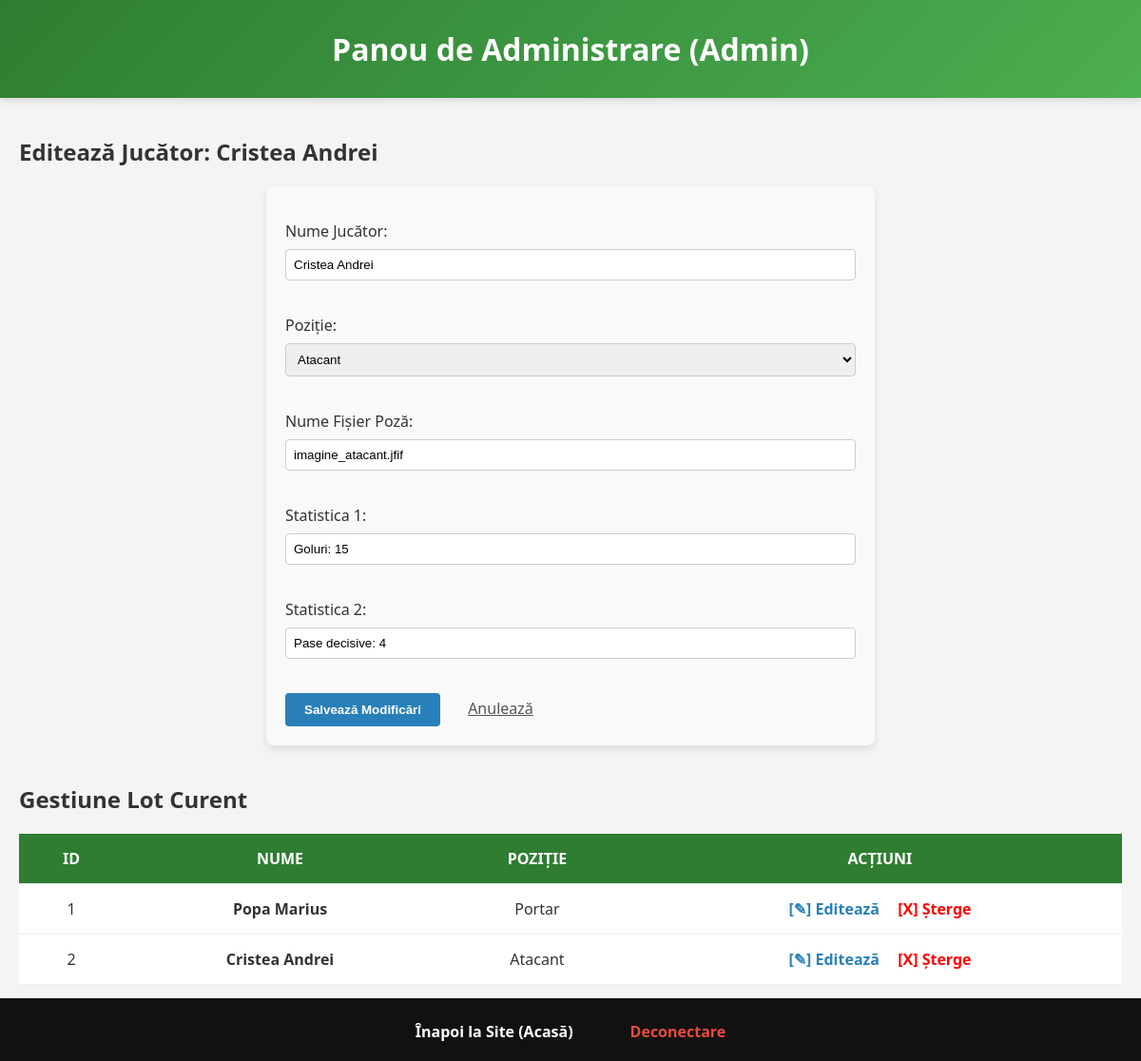
/administrare.php?editeaza=2 (signed in), run on the app's committed database.
### tables this page shows
CREATE TABLE `jucatori` (
  `id` int(11) NOT NULL,
  `nume_jucator` varchar(100) NOT NULL,
  `pozitie` varchar(50) NOT NULL,
  `poza` varchar(255) NOT NULL,
  `statistica1` varchar(100) NOT NULL,
  `statistica2` varchar(100) NOT NULL
);

### administrare.php (the view, shortened to what this page needs)
<?php
require_once 'conexiune.php';
$jucator_de_editat = null;
if (isset($_GET['editeaza'])) {
    $id_de_editat = intval($_GET['editeaza']);
    $sql_get_jucator = "SELECT * FROM jucatori WHERE id = $id_de_editat";
    $rezultat = mysqli_query($conn, $sql_get_jucator);
    if (mysqli_num_rows($rezultat) == 1) {
        $jucator_de_editat = mysqli_fetch_assoc($rezultat);
    }
}
$sql_jucatori = "SELECT * FROM jucatori";
$rezultat_jucatori = mysqli_query($conn, $sql_jucatori);
?>
<!DOCTYPE html>
<html lang="ro">
<head>
    <link rel="stylesheet" href="stil.css">
</head>
<body>
    <header>
        <h1>Panou de Administrare (Admin)</h1>
    </header>
    <nav>
        <ul class="menu-principal">
            <li><a href="index.php">Înapoi la Site (Acasă)</a></li>
            <li><a href="logout.php" style="color: #e74c3c;">Deconectare</a></li>
        </ul>
    </nav>
    <main>
        <section>
            <h2><?php echo $jucator_de_editat ? "Editează Jucător: " . $jucator_de_editat['nume_jucator'] : "Adaugă Jucător Nou"; ?></h2>
            <form action="administrare.php" method="POST" style="background: #f9f9f9; padding: 20px; border-radius: 8px;">
                <p>
                    <label>Nume Jucător:</label><br>
                    <input type="text" name="nume_jucator" required style="width: 100%; padding: 8px;"
                           value="<?php echo $jucator_de_editat ? $jucator_de_editat['nume_jucator'] : ''; ?>">
                </p>
                <p>
                    <label>Poziție:</label><br>
                    <select name="pozitie" required style="width: 100%; padding: 8px;">
                        <option value="Atacant" <?php echo ($jucator_de_editat && $jucator_de_editat['pozitie'] == 'Atacant') ? 'selected' : ''; ?>>Atacant</option>
                    </select>
                </p>
                <p>
                    <label>Nume Fișier Poză:</label><br>
                    <input type="text" name="poza" required style="width: 100%; padding: 8px;"
                           value="<?php echo $jucator_de_editat ? $jucator_de_editat['poza'] : ''; ?>">
                </p>
                <p>
                    <label>Statistica 1:</label><br>
                    <input type="text" name="statistica1" required style="width: 100%; padding: 8px;"
                           value="<?php echo $jucator_de_editat ? $jucator_de_editat['statistica1'] : ''; ?>">
                </p>
                <p>
                    <label>Statistica 2:</label><br>
                    <input type="text" name="statistica2" required style="width: 100%; padding: 8px;"
                           value="<?php echo $jucator_de_editat ? $jucator_de_editat['statistica2'] : ''; ?>">
                </p>
                <?php if ($jucator_de_editat): ?>
                    <button type="submit" name="btn_salveaza_modificari" style="background: #2980b9; color: white; padding: 10px 20px; border: none; cursor: pointer;">
                        Salvează Modificări
                    </button>
                    <a href="administrare.php" style="margin-left: 15px; color: #555;">Anulează</a>
                <?php else: ?>
                    <button type="submit" name="btn_adauga_jucator" style="background: #27ae60; color: white; padding: 10px 20px; border: none; cursor: pointer;">
                        Adaugă în Lot
                    </button>
                <?php endif; ?>
            </form>
        </section>
        <section style="margin-top: 40px;">
            <h2>Gestiune Lot Curent</h2>
            <table id="tabel-jucatori" style="width: 100%; border-collapse: collapse;">
                <thead>
                    <tr style="background: #333; color: white;">
                        <th>ID</th>
                        <th>Nume</th>
                        <th>Poziție</th>
                        <th>Acțiuni</th>
                    </tr>
                </thead>
                <tbody>
                    <?php
                    if (mysqli_num_rows($rezultat_jucatori) > 0) {
                        while($jucator = mysqli_fetch_assoc($rezultat_jucatori)) {
                            echo "<tr style='border-bottom: 1px solid #ccc; text-align: center;'>";
                            echo "<td style='padding: 10px;'>" . $jucator['id'] . "</td>";
                            echo "<td><strong>" . $jucator['nume_jucator'] . "</strong></td>";
                            echo "<td>" . $jucator['pozitie'] . "</td>";
                            echo "<td>
                                    <a href='administrare.php?editeaza=" . $jucator['id'] . "' style='color: #2980b9; text-decoration: none; font-weight: bold; margin-right: 15px;'>
                                        [✎] Editează
                                    </a>
                                    <a href='administrare.php?sterge=" . $jucator['id'] . "' style='color: red; text-decoration: none; font-weight: bold;' onclick='return confirm(\"Sigur vrei să ștergi acest jucător?\");'>
                                        [X] Șterge
                                    </a>
                                  </td>";
                            echo "</tr>";
                        }
                    } else {
                        echo "<tr><td colspan='4'>Nu există jucători în baza de date.</td></tr>";
                    }
                    ?>
                </tbody>
            </table>
        </section>
    </main>
</body>
</html>

### stil.css (style rules this page uses)
:root { --culoare-primara: #2E7D32; --culoare-secundara: #4CAF50; --culoare-accent: #FFC107; --text-deschis: #FFFFFF; --text-inchis: #333333; --fundal-gri: #f4f4f4; --timp-animatie-meniu: 2s; --font-principal: 'Segoe UI', Tahoma, Geneva, Verdana, sans-serif; }
html, body { margin: 0; padding: 0; min-height: 100vh; font-family: var(--font-principal); color: var(--text-inchis); background-color: var(--fundal-gri); display: flex; flex-direction: column; }
main { flex: 1; padding: 20px; padding-bottom: 80px; }
header { background: linear-gradient(135deg, var(--culoare-primara), var(--culoare-secundara)); color: var(--text-deschis); padding: 30px 20px; text-align: center; box-shadow: 0 4px 6px rgba(0,0,0,0.1); }
.logo, header h1 { display: inline-block; transition: transform 0.5s ease; margin: 0; cursor: pointer; }
nav { position: fixed; bottom: 0; left: 0; width: 100%; background-color: #111; z-index: 1000; }
.menu-principal { display: flex; justify-content: center; list-style: none; margin: 0; padding: 0; }
.menu-principal > li { position: relative; }
.menu-principal > li > a { display: block; padding: 20px 30px; color: var(--text-deschis); text-decoration: none; font-weight: bold; border-top: 4px solid transparent; transition: background-color var(--timp-animatie-meniu) ease, border-top var(--timp-animatie-meniu) ease; }
table { width: 100%; border-collapse: collapse; background-color: white; min-width: 600px; }
th, td { padding: 15px; text-align: center; border-bottom: 1px solid #eee; }
th { background-color: var(--culoare-primara); color: white; text-transform: uppercase; }
form { background-color: white; padding: 25px; border-radius: 8px; box-shadow: 0 4px 8px rgba(0,0,0,0.1); max-width: 600px; margin: 20px auto; }
input[type="text"], input[type="email"], input[type="password"], input[type="number"], input[type="date"], select, textarea { width: 100%; padding: 12px; margin: 8px 0 20px 0; border: 1px solid #ccc; border-radius: 4px; box-sizing: border-box; transition: border-color 0.3s, box-shadow 0.3s; }
button, input[type="submit"], input[type="reset"], input[type="button"] { background-color: var(--culoare-primara); color: white; padding: 12px 20px; border: none; border-radius: 4px; cursor: pointer; font-weight: bold; transition: background-color 0.3s; margin-right: 10px; }

### data on the page
jucatori: nume_jucator "Cristea Andrei", pozitie "Atacant", poza "imagine_atacant.jfif", statistica1 "Goluri: 15", statistica2 "Pase decisive: 4", id "2"
jucatori: id "1", nume_jucator "Popa Marius", pozitie "Portar"
